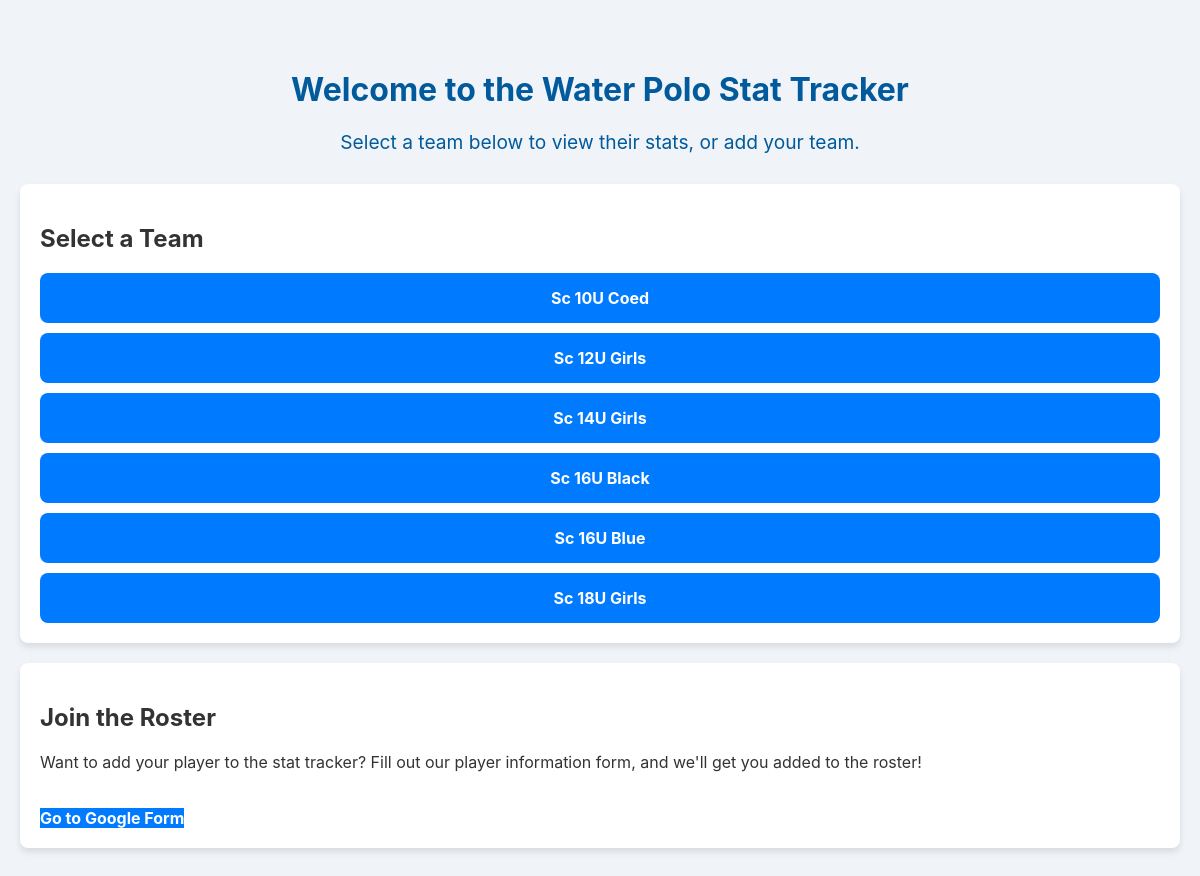
The page / on the database its author committed.
### app.py (models this page shows)
class Team(db.Model):
    id = db.Column(db.String(100), primary_key=True)
    name = db.Column(db.String(100), nullable=False)
    players = db.relationship('Player', backref='team', lazy=True, cascade="all, delete-orphan")
    games = db.relationship('Game', backref='team', lazy=True, cascade="all, delete-orphan")

### app.py (the view)
@app.route('/')
def landing_page():
    teams = Team.query.order_by(Team.name).all()
    return render_template('landing.html', teams=teams)

### app.py (called while the page is built)
@app.context_processor
def inject_version():
    return dict(version=time.time())

### templates/landing.html (shortened to what this page needs)
<!DOCTYPE html>
<html lang="en">
<head>
    <link rel="stylesheet" href="{{ url_for('static', filename='style.css') }}?v={{ version }}">
</head>
<body>
    <div class="container">
        <header style="margin-top: 50px;">
            <h1>Welcome to the Water Polo Stat Tracker</h1>
            <p style="font-size: 1.2em;">Select a team below to view their stats, or add your team.</p>
        </header>
        <main>
            <div class="card">
                <h2>Select a Team</h2>
                <div class="team-selection-list">
                    {% for team in teams %}
                        <a href="{{ url_for('index', team_id=team.id) }}" class="team-link">{{ team.name }}</a>
                    {% else %}
                        <p>No teams have been added yet.</p>
                    {% endfor %}
                </div>
            </div>
            <div class="card">
                <h2>Join the Roster</h2>
                <p>Want to add your player to the stat tracker? Fill out our player information form, and we'll get you added to the roster!</p>
                <a href="https://docs.google.com/forms/d/e/1FAIpQLSfrHpz43bLNX9rDrALpvDB7I4PIeAWroAbQFzqMUgKPA7Kh7Q/viewform?usp=header" class="submit-button" target="_blank" rel="noopener noreferrer" style="display: inline-block; text-decoration: none;">Go to Google Form</a>
            </div>
        </main>
    </div>
</body>
</html>

### static/style.css (style rules this page uses)
body { font-family: -apple-system, BlinkMacSystemFont, "Segoe UI", Roboto, Helvetica, Arial, sans-serif; background-color: #f0f4f8; color: #333; margin: 0; padding: 20px; }
.container { max-width: 1200px; margin: 0 auto; }
header { text-align: center; margin-bottom: 30px; color: #005a9c; width: 100%; }
.card { background-color: #fff; border-radius: 8px; box-shadow: 0 4px 6px rgba(0,0,0,0.1); padding: 20px; margin-bottom: 20px; }
.submit-button { background-color: #007bff; color: white; border: none; cursor: pointer; margin-top: 20px; font-weight: bold; }
.team-selection-list { display: flex; flex-direction: column; gap: 10px; }
.team-link { display: block; padding: 15px; background-color: #007bff; color: white; text-align: center; text-decoration: none; font-weight: bold; border-radius: 8px; transition: background-color 0.2s; }

### rows shown on the page
Team: name "Sc 10U Coed"
Team: name "Sc 12U Girls"
Team: name "Sc 14U Girls"
Team: name "Sc 16U Black"
Team: name "Sc 16U Blue"
Team: name "Sc 18U Girls"
